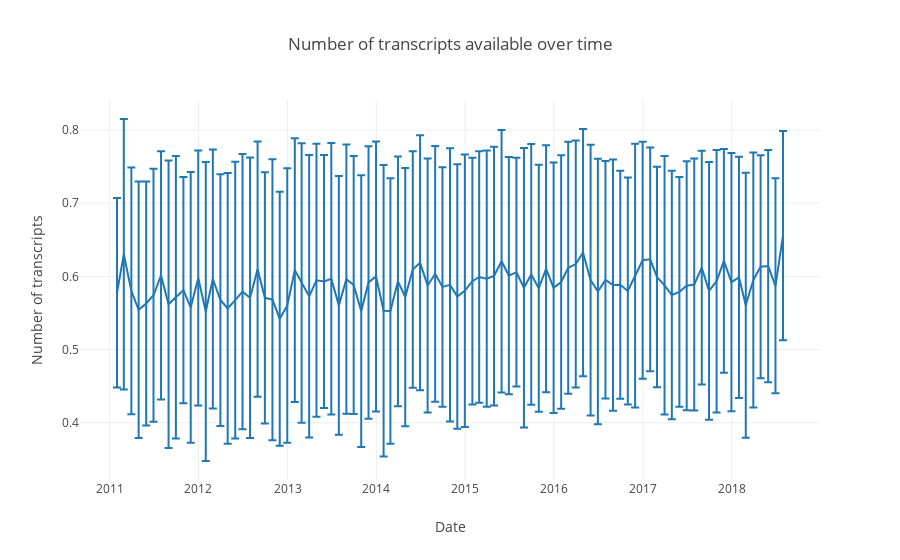

The cell this chart's notebook holds for it:
### Markdown cell above
<a id="pbs_sentiment"></a>

### [^](#toc) PBS Sentiment

### Code cell
pbs_staff = {"JUDY WOODRUFF", "GWEN IFILL", "JOHN YANG",
             "RAY SUAREZ", "JIM LEHRER", "JEFFREY BROWN",
             "HARI SREENIVASAN", "LISA DEJARDIN"}

def text_sent(transcript):
    total_txt = ""
    for person in transcript:
        if clean_names(person[0]) in pbs_staff:
            total_txt += " ".join(person[1]) + " "
    if total_txt == "":
        return np.nan
    txt = tf_vectorizer.transform([total_txt]).astype(np.float64)
    sentiment = lgb_model.predict(txt)
    return sentiment[0]

temp = pbs[pbs.Speakers.map(lambda x: len(set.union(pbs_staff, x)) > 0)]
temp = temp[temp.Year > 2010]

temp = (temp
 .set_index("Date")
 .Transcript
 .map(text_sent)
 .dropna()
 .groupby(pd.Grouper(freq="M"))
)

sent  = temp.apply(np.mean)
error = temp.apply(np.std)
        

trace = go.Scatter(
        x=sent.index,
        y=sent.values,
        error_y=dict(
            type='data',
            array=error.values,
            visible=True
        )
    )

layout = go.Layout(
    title = "PBS Newshour Sentiment over time",
    yaxis=dict(title="Sentiment"),
    xaxis=dict(title="Date"),
)

fig = go.Figure(data=[trace], layout=layout)
iplot(fig)
